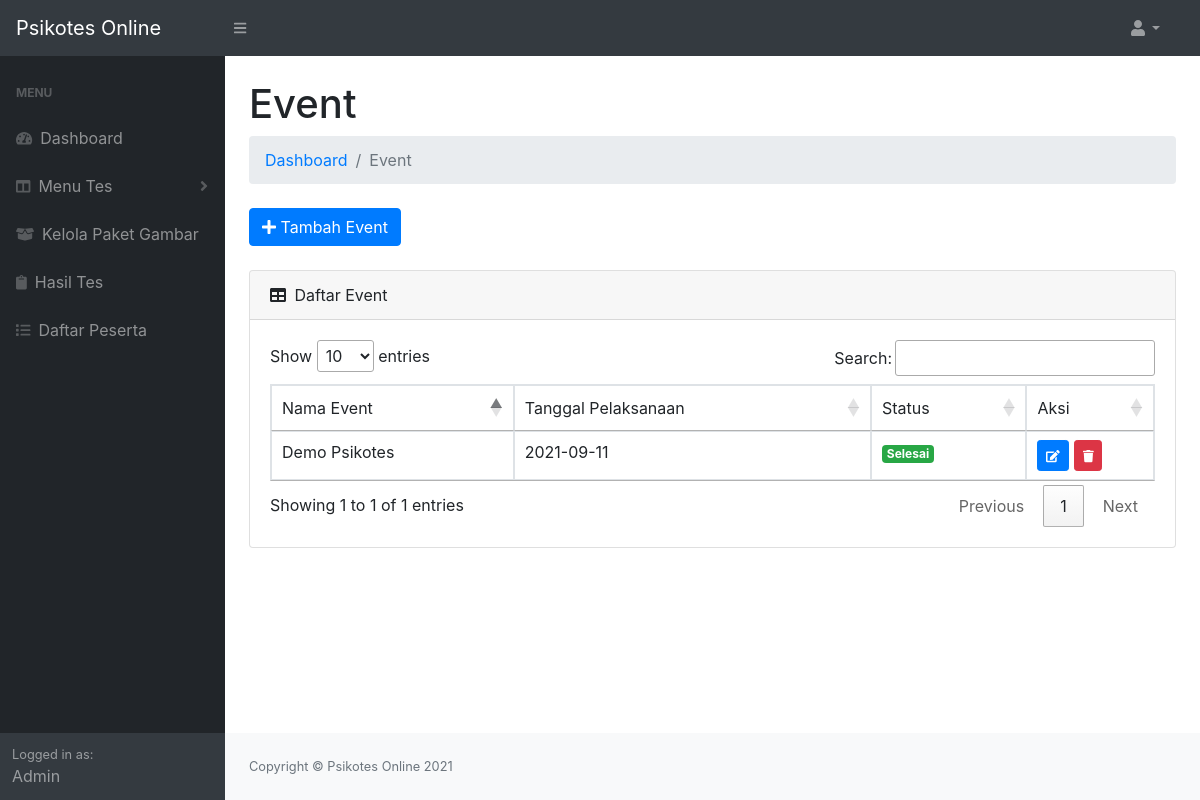
Page /admin/kelola-event.php on the committed database.
### tables this page shows
CREATE TABLE `tbl_event` (
  `id_event` int(11) NOT NULL,
  `nama_event` varchar(20) NOT NULL,
  `tgl_mulai` date NOT NULL,
  `tgl_akhir` date NOT NULL,
  `waktu_mulai` time NOT NULL,
  `waktu_akhir` time NOT NULL,
  `grup` text NOT NULL,
  `added_at` datetime NOT NULL DEFAULT current_timestamp()
);

### admin/kelola-event.php (the view, shortened to what this page needs)
<?php
include("../koneksi.php");
?>
<!DOCTYPE html>
<html lang="en">
<head>
    <?php
    include("header.php");
    ?>
</head>
<body class="sb-nav-fixed">
    <?php
    include("sidebar.php");
    ?>
    <div id="layoutSidenav_content">
        <main>
            <div class="container-fluid">
                <h1 class="mt-4">Event</h1>
                <ol class="breadcrumb mb-4">
                    <li class="breadcrumb-item"><a href="dashboard.php">Dashboard</a></li>
                    <li class="breadcrumb-item active">Event</li>
                </ol>
                <div class="row mb-4 ml-0">
                    <a class="btn btn-primary" href="add-event.php"><i class="fa fa-plus"></i> Tambah Event</a>
                </div>
                <div class="card mb-4">
                    <div class="card-header">
                        <i class="fas fa-table mr-1"></i>
                        Daftar Event
                    </div>
                    <div class="card-body">
                        <div class="table-responsive">
                            <table class="table table-bordered" id="dataTable" width="100%" cellspacing="0">
                                <thead>
                                    <td>Nama Event</td>
                                    <td>Tanggal Pelaksanaan</td>
                                    <td>Status</td>
                                    <td>Aksi</td>
                                </thead>
                                <?php
                                $dataEvent = mysqli_query($db, "SELECT * FROM `tbl_event`");
                                if (mysqli_num_rows($dataEvent) > 0) {
                                    while ($data = mysqli_fetch_array($dataEvent)) {
                                ?>
                                        <tr>
                                            <td><?php echo $data['nama_event']; ?></td>
                                            <td><?php echo $data['tgl_mulai']; ?></td>
                                            <td>
                                                <?php
                                                $selesaiEvent = $data['tgl_akhir'] . " " . $data['waktu_akhir'];
                                                if (strtotime($selesaiEvent) > time()) {
                                                    echo "<span class='badge badge-secondary'>Belum Selesai</span>";
                                                } else echo "<span class='badge badge-success'>Selesai</span>";
                                                ?>
                                            </td>
                                            <td>
                                                <a href="edit-event.php?id=<?= $data['id_event'] ?>" class="btn btn-primary btn-sm">
                                                    <i class="fa fa-edit fa-sm"></i>
                                                </a>
                                                <a href="hapus-event.php?id=<?= $data['id_event'] ?>" class="btn btn-danger btn-sm">
                                                    <i class="fa fa-trash fa-sm"></i>
                                                </a>
                                            </td>
                                        </tr>
                                <?php
                                    }
                                }
                                ?>
                            </table>
                        </div>
                    </div>
                </div>
            </div>
        </main>
        <footer class="py-4 bg-light mt-auto">
            <div class="container-fluid">
                <div class="d-flex align-items-center justify-content-between small">
                    <div class="text-muted">Copyright &copy; Psikotes Online 2021</div>
                </div>
            </div>
        </footer>
    </div>
    </div>
</body>
</html>

### rows in the picture
tbl_event: nama_event "Demo Psikotes", tgl_mulai "2021-09-11", tgl_akhir "Selesai"
